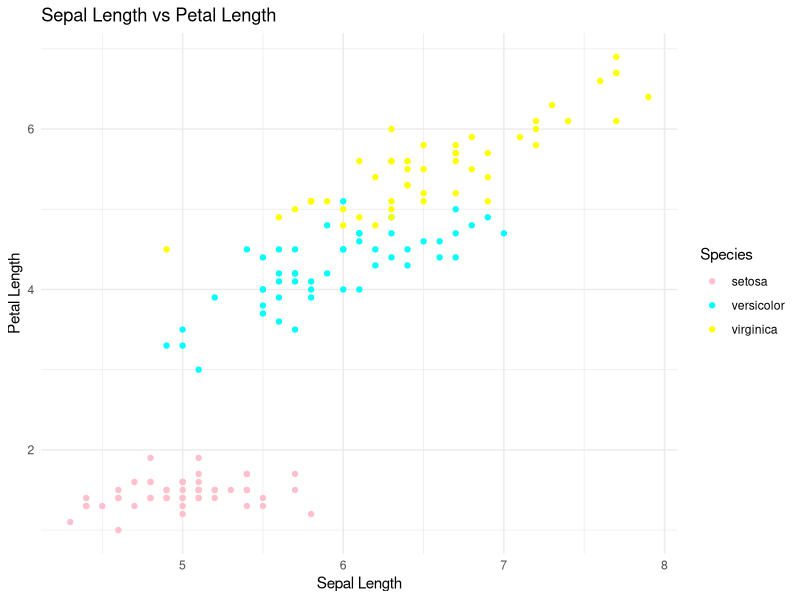

Write R code to recreate this figure.
## ---- chunk 1
knitr::opts_chunk$set(echo = TRUE)
## ---- chunk 2
library(datasets)
data(iris)
summary(iris)
## ---- chunk 3
nrow(iris)
ncol(iris)
## ---- chunk 4
iris[4, ]
## ---- chunk 5
iris.setosa <- iris[iris$Species == "setosa", ]
iris.setosa
## ---- chunk 6
# mean petal width of all irises
mean(iris$Petal.Width)
# mean petal width of the versicolor irises
mean(iris[iris$Species == "versicolor", ]$Petal.Width)
## ---- chunk 7
library(ggplot2)

ggplot(iris, aes(x = Sepal.Length, y = Petal.Length, color = Species)) +
  geom_point() +
  labs(title = "Sepal Length vs Petal Length",
       x = "Sepal Length",
       y = "Petal Length") +
  theme_minimal() +
  scale_color_manual(values = c("setosa" = "pink", "versicolor" = "cyan", "virginica" = "yellow"))
## ---- chunk 8
fibonacci <- c(1, 1)
for (i in 3:10) {
  fibonacci[i] <- fibonacci[i - 1] + fibonacci[i - 2]
}
print(fibonacci)
## ---- chunk 9
custombonacci <- function(a, b, n) {
  sequence <- c(a, b)
  for (i in 3:n) {
    sequence[i] <- sequence[i - 1] + sequence[i - 2]
  }
  return(sequence)
}
## ---- chunk 10
print(custombonacci(1, -2, 12))
## ---- chunk 11
divisible <- function(x, d) {
  if (!is.numeric(x) || x != as.integer(x)) {
    print("x is not an integer")
  } else {
    if (x %% d == 0) {
      print(paste(x, "is divisible by", d))
    } else {
      print(paste(x, "is not divisible by", d))
    }
  }
}
## ---- chunk 12
divisible(27, 3)
divisible(6, 4)
## ---- chunk 13
# Define the cdf function
cdf <- function(x) {
  if (x < 0) {
    return(0)
  } else if (x >= 0 && x <= 1) {
    return(x^2)
  } else {
    return(1)
  }
}
## ---- chunk 14
#Expected Output: 0
cdf(-4)
#Expected Output: 0.25
cdf(0.5)
#Expected Output: 1
cdf(8)
